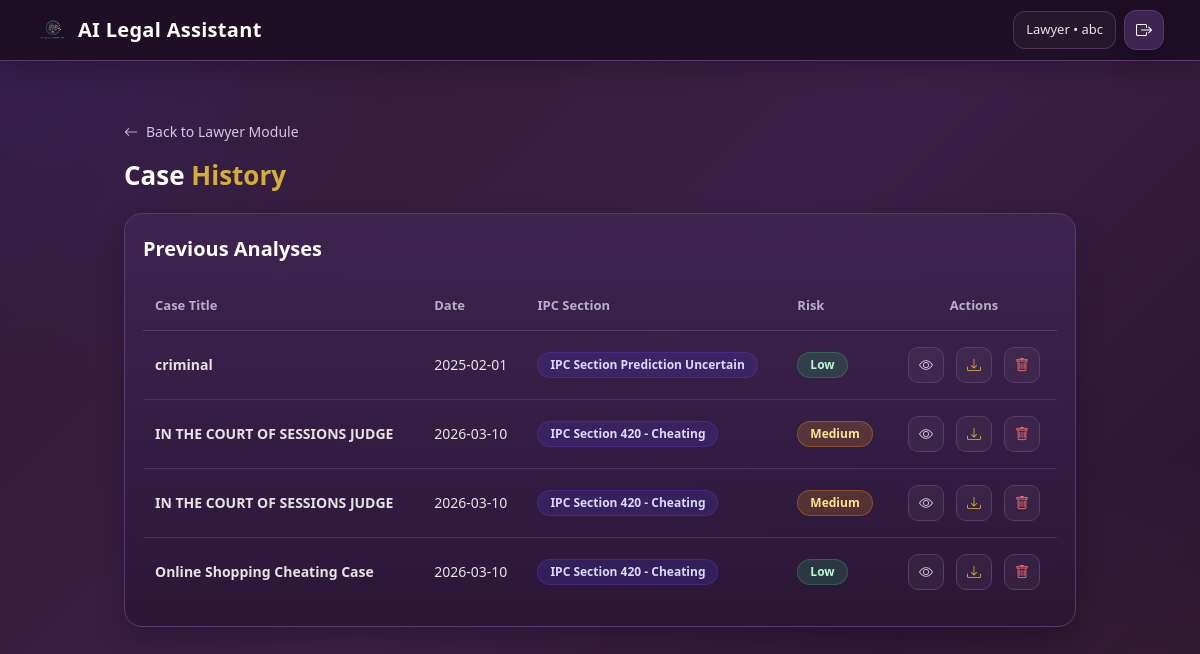
/case_history (signed in), run on the app's committed database.
### tables this page shows
CREATE TABLE cases (
            id INTEGER PRIMARY KEY AUTOINCREMENT,
            user_id INTEGER NOT NULL,
            case_title TEXT NOT NULL,
            case_date TEXT NOT NULL,
            description TEXT NOT NULL,
            summary TEXT,
            predicted_ipc TEXT,
            evidence_strength TEXT,
            legal_risk TEXT,
            created_at TEXT DEFAULT CURRENT_TIMESTAMP,
            FOREIGN KEY (user_id) REFERENCES users(id)
        );

### app.py (the view)
@app.route("/case_history")
@role_required("Lawyer")
def case_history():
    conn = get_db_connection()
    cases = conn.execute("""
        SELECT * FROM cases
        WHERE user_id = ?
        ORDER BY id DESC
    """, (session["user_id"],)).fetchall()
    conn.close()
    return render_template("case_history.html", cases=cases)

### app.py (called while the page is built)
def get_db_connection():
    conn = sqlite3.connect(DB_PATH)
    conn.row_factory = sqlite3.Row
    return conn

def role_required(required_role):
    def decorator(view_func):
        @wraps(view_func)
        def wrapper(*args, **kwargs):
            if "user_id" not in session:
                flash("Please login first.", "danger")
                return redirect(url_for("login"))
            if session.get("role") != required_role:
                flash("Access denied.", "danger")
                return redirect(url_for("dashboard"))
            return view_func(*args, **kwargs)
        return wrapper
    return decorator

### templates/case_history.html (shortened to what this page needs)
{% extends "base.html" %}
{% block content %}
<link rel="stylesheet" href="https://cdn.jsdelivr.net/npm/bootstrap-icons@1.11.3/font/bootstrap-icons.min.css">
<div class="history-page">
    <a href="{{ url_for('lawyer') }}" class="back-link">
        <i class="bi bi-arrow-left"></i> Back to Lawyer Module
    </a>
    <h2 class="page-title">Case <span>History</span></h2>
    <div class="history-card">
        <div class="card-title">Previous Analyses</div>
        {% if cases and cases|length > 0 %}
            <div class="table-wrap">
                <table class="history-table">
                    <thead>
                        <tr>
                            <th>Case Title</th>
                            <th>Date</th>
                            <th>IPC Section</th>
                            <th>Risk</th>
                            <th style="text-align:center;">Actions</th>
                        </tr>
                    </thead>
                    <tbody>
                        {% for case in cases %}
                        <tr>
                            <td class="case-title">{{ case["case_title"] }}</td>
                            <td class="muted-date">{{ case["case_date"] }}</td>
                            <td>
                                <span class="badge-pill ipc-pill">
                                    {{ case["predicted_ipc"] }}
                                </span>
                            </td>
                            <td>
                                {% set risk = case["legal_risk"]|lower %}
                                <span class="badge-pill {% if risk == 'high' %}risk-high{% elif risk == 'medium' %}risk-medium{% else %}risk-low{% endif %}">
                                    {{ case["legal_risk"] }}
                                </span>
                            </td>
                            <td>
                                <div class="actions">
                                    <a href="{{ url_for('view_case', case_id=case['id']) }}"
                                       class="action-link action-view"
                                       title="View">
                                        <i class="bi bi-eye"></i>
                                    </a>
                                    <a href="{{ url_for('download_report', filename=(case['case_title'] ~ '_' ~ case['id'] ~ '.pdf')|replace(' ', '_')) }}"
                                       class="action-link action-download"
                                       title="Download">
                                        <i class="bi bi-download"></i>
                                    </a>
                                    <a href="{{ url_for('delete_case', case_id=case['id']) }}"
                                       class="action-link action-delete"
                                       title="Delete"
                                       onclick="return confirm('Delete this case?')">
                                        <i class="bi bi-trash"></i>
                                    </a>
                                </div>
                            </td>
                        </tr>
                        {% endfor %}
                    </tbody>
                </table>
            </div>
        {% else %}
            <div class="empty-box">
                <i class="bi bi-folder2-open"></i>
                No case history available yet.
            </div>
        {% endif %}
    </div>
</div>
{% endblock %}

### static/css/style.css (style rules this page uses)
body { background:#00002A; color:white; font-family: "Poppins", sans-serif; }
body { margin: 0; min-height: 100vh; background: linear-gradient(135deg, #301934, #3B1F47, #26122B); color: #FFFFFF; font-family: "Segoe UI", Tahoma, Geneva, Verdana, sans-serif; }

### templates/base.html (style rules this page uses)
body { margin:0; min-height:100vh; background: radial-gradient(circle at top left, rgba(79,70,229,0.14), transparent 28%), radial-gradient(circle at bottom right, rgba(212,175,55,0.08), transparent 24%), linear-gradient(135deg, #301934, #3B1F47, #26122B); color:#FFFFFF; font-family:"Segoe UI", Tahoma, Geneva, Verdana, sans-serif; }

### templates/case_history.html (style rules this page uses)
.history-page { max-width:980px; margin:0 auto; padding:30px 14px 60px; }
.back-link { display:inline-flex; align-items:center; gap:8px; text-decoration:none; color:#D1C7E0; font-size:14px; font-weight:500; margin-bottom:18px; transition:0.25s ease; }
.page-title { font-size:26px; font-weight:700; color:#FFFFFF; margin-bottom:22px; }
.page-title span { color:#D4AF37; }
.history-card { background:linear-gradient(180deg, rgba(62,36,80,0.96), rgba(43,22,55,0.98)); border-radius:18px; border:1px solid #5A3A6B; box-shadow:0 12px 28px rgba(0,0,0,0.22); padding:20px 18px; }
.card-title { font-size:20px; font-weight:700; color:#FFFFFF; margin-bottom:18px; }
.table-wrap { overflow-x:auto; }
.history-table { width:100%; border-collapse:collapse; }
.history-table thead th { text-align:left; font-size:13px; font-weight:600; color:#B8AFC6; padding:14px 12px; border-bottom:1px solid #5A3A6B; white-space:nowrap; }
.history-table tbody td { padding:16px 12px; font-size:14px; color:#E5E4E2; border-bottom:1px solid rgba(90,58,107,0.65); vertical-align:middle; }
.history-table tbody tr { transition:0.22s ease; }
.history-table tbody tr:last-child td { border-bottom:none; }
.case-title { font-weight:600; color:#FFFFFF; }
.muted-date { color:#D1C7E0; }
.badge-pill { display:inline-block; padding:6px 12px; border-radius:999px; font-size:12px; font-weight:700; line-height:1; }
.ipc-pill { background:rgba(79,70,229,0.18); color:#DDD6FE; border:1px solid rgba(124,58,237,0.24); }
.risk-medium { background:rgba(245,158,11,0.18); color:#FDE68A; border:1px solid rgba(245,158,11,0.30); }
.risk-low { background:rgba(34,197,94,0.18); color:#BBF7D0; border:1px solid rgba(34,197,94,0.30); }
.actions { display:flex; align-items:center; justify-content:center; gap:12px; }
.action-link { width:36px; height:36px; text-decoration:none; font-size:14px; display:inline-flex; align-items:center; justify-content:center; border-radius:10px; transition:0.22s ease; border:1px solid #5A3A6B; background:rgba(255,255,255,0.04); }
.action-view { color:#D1C7E0; }
.action-download { color:#D4AF37; }
.action-delete { color:#F87171; }

### data on the page
cases: case_title "criminal", case_date "2025-02-01", predicted_ipc "IPC Section Prediction Uncertain", legal_risk "Low"
cases: case_title "IN THE COURT OF SESSIONS JUDGE", case_date "2026-03-10", predicted_ipc "IPC Section 420 - Cheating", legal_risk "Medium"
cases: case_title "IN THE COURT OF SESSIONS JUDGE", case_date "2026-03-10", predicted_ipc "IPC Section 420 - Cheating", legal_risk "Medium"
cases: case_title "Online Shopping Cheating Case", case_date "2026-03-10", predicted_ipc "IPC Section 420 - Cheating", legal_risk "Low"

### other printed values
{{ session.get("role", "User") }} "Lawyer"
{{ session.get("username") }} "abc"
